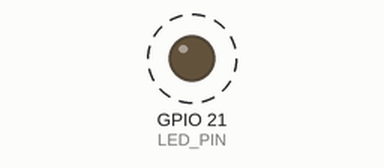
A program run on a simulated ESP32. On the bench: output pins drawn as LEDs (lit = HIGH). Dashed ring = blinking.

Above: at 0.2 s.
Timing chart, 0 to 3.0 s (numbered marks = the images above):
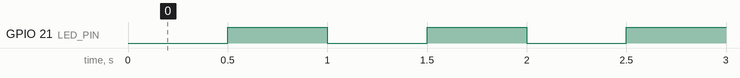

Measured:
- by itself, GPIO 21 (LED_PIN): alternates HIGH for 0.50 s and LOW for 0.50 s

The program:

main.cpp
```cpp
/*ESP32: Toggle a led series with a 120Ω resistor connected to a digital pin(21)  every 500 ms

To measure time, use the millis function.*/

#include <Arduino.h>

// Define the pin number connected to the LED
#define LED_PIN 21

// Define the time interval for toggling the LED state (in milliseconds)
constexpr uint32_t INTERVAL{500};

// Setup function runs once when the microcontroller starts
void setup()
{
  // Set the LED pin as an output
  pinMode(LED_PIN, OUTPUT);
}

// Loop function runs repeatedly after setup
void loop()
{
  // Static variables to keep track of time and LED state between function calls
  static uint32_t prev_millis = 0; // Stores the previous time the LED state was changed
  static bool ledLight = LOW;      // Stores the current state of the LED (LOW or HIGH)

  // Get the current time in milliseconds since the microcontroller started
  uint32_t now = millis();

  // Check if it's time to toggle the LED based on the defined interval
  if (now - prev_millis >= INTERVAL)
  {
    // Update the previous time to the current time
    prev_millis = now;

    // Toggle the LED state from LOW to HIGH or from HIGH to LOW
    ledLight = !ledLight;

    // Set the LED pin to the new state
    digitalWrite(LED_PIN, ledLight);
  }
}
```
